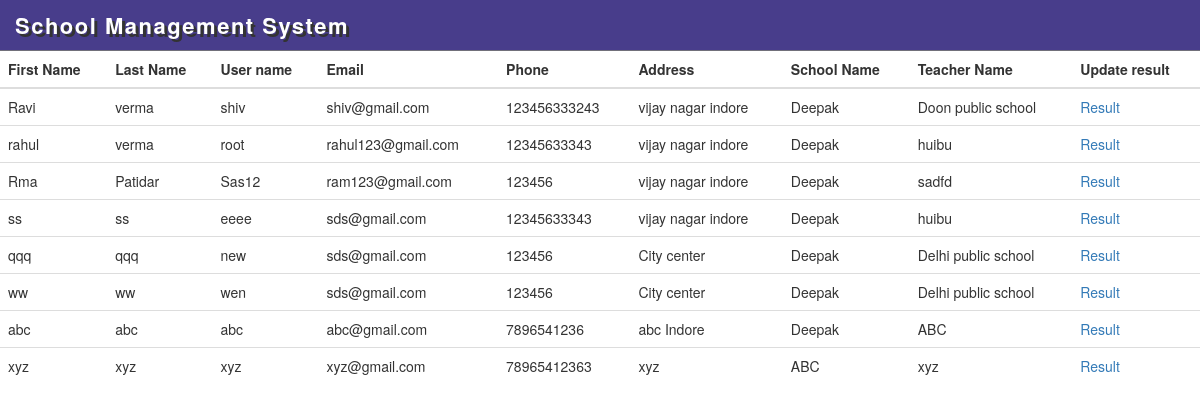
Page /result/ on the committed database.
### student/models.py (models this page shows, shortened)
class User(AbstractUser):
    update_at = models.DateTimeField(auto_now=True)
    created_at = models.DateTimeField(auto_now_add=True)
    class  Meta:
        abstract = False

class Student(User):
    is_approve = models.BooleanField(default=False)
    phone_number = models.CharField(max_length=14)
    address = models.CharField(max_length=100)
    school_name = models.CharField(max_length=70)
    teacher_name = models.ForeignKey(Teacher, on_delete=models.CASCADE)
    class  Meta:
        db_table = 'students'
        managed = True
        verbose_name = 'Student'
        verbose_name_plural = 'Students'

class User(AbstractUser):
    update_at = models.DateTimeField(auto_now=True)
    created_at = models.DateTimeField(auto_now_add=True)
    class  Meta:
        abstract = False

### student/views.py (the view)
# urls.py: path('result/',result, name='result'),
@csrf_exempt
def result(request):
	user = Student.objects.all()
	return render(request, 'student/result.html',{'user':user})

### student/models.py (called while the page is built)
    def __str__(self):
        return self.first_name

### student/templates/student/result.html (shortened to what this page needs)
{% load static %}
{% include "student/header.html" %}
<!DOCTYPE html>
<html lang="en">
<head>
</head>
<body>
<table class="table table-dark">
    <thead>
      <tr>
        <th scope="col">First Name</th>
        <th scope="col">Last Name</th>
        <th scope="col">User name</th>
        <th scope="col">Email</th>
        <th scope="col">Phone</th>
        <th scope="col">Address</th>
        <th scope="col">School Name</th>
        <th scope="col">Teacher Name</th>
        <th scope="col">Update result</th>
      </tr>
    </thead>
    <tbody>
        {% for detail in user %}
      <tr>
        <td>{{detail.first_name}}</td>
        <td>{{detail.last_name}}</td>
        <td>{{detail.username}}</td>
        <td>{{detail.email}}</td>
        <td>{{detail.phone_number}}</td>
        <td>{{detail.address}}</td>
        <td>{{detail.teacher_name }}</td>
        <td>{{detail.school_name}}</td>
        <td> <a href="/add_result/{{detail.id}}">Result</a> </td>
      </tr>
      {% endfor %}
    </tbody>
  </table>
</body>
</html>

### student/templates/student/header.html (shortened to what this page needs)
{% load static %}
<!DOCTYPE html>
<html lang="en">
<head>
  <link rel="stylesheet" href="https://maxcdn.bootstrapcdn.com/bootstrap/3.4.1/css/bootstrap.min.css">
</head>
<body>
<nav class="navbar navbar-inverse nav_menu">
  <div class="container-fluid">
    <div class="navbar-header">
      <a class="navbar-brand text-white bg-dark logo" href="/">School Management System</a>
    </div>
  </div>
</nav>
</body>
</html>

### student/templates/student/header.html (style rules this page uses)
.nav_menu { margin-bottom: 0; border-radius: 0; background-color: #483d8b; border-color: #71707a; border-left: 0; border-right: 0; border-top: 0; }
.navbar-inverse .navbar-brand.logo { color: #fff; font-weight: 700; text-shadow: 3px 3px #333; letter-spacing: 1.5px; font-size: 22px; }

### rows in the picture
Student: first_name "Ravi", last_name "verma", username "shiv", email "shiv@gmail.com", phone_number "123456333243", address "vijay nagar indore", teacher_name "Deepak", school_name "Doon public school"
Student: first_name "rahul", last_name "verma", username "root", email "rahul123@gmail.com", phone_number "12345633343", address "vijay nagar indore", teacher_name "Deepak", school_name "huibu"
Student: first_name "Rma", last_name "Patidar", username "Sas12", email "ram123@gmail.com", phone_number "123456", address "vijay nagar indore", teacher_name "Deepak", school_name "sadfd"
Student: first_name "ss", last_name "ss", username "eeee", email "sds@gmail.com", phone_number "12345633343", address "vijay nagar indore", teacher_name "Deepak", school_name "huibu"
Student: first_name "qqq", last_name "qqq", username "new", email "sds@gmail.com", phone_number "123456", address "City center", teacher_name "Deepak", school_name "Delhi public school"
Student: first_name "ww", last_name "ww", username "wen", email "sds@gmail.com", phone_number "123456", address "City center", teacher_name "Deepak", school_name "Delhi public school"
Student: first_name "abc", last_name "abc", username "abc", email "abc@gmail.com", phone_number "7896541236", address "abc Indore", teacher_name "Deepak", school_name "ABC"
Student: first_name "xyz", last_name "xyz", username "xyz", email "xyz@gmail.com", phone_number "78965412363", address "xyz", teacher_name "ABC", school_name "xyz"
